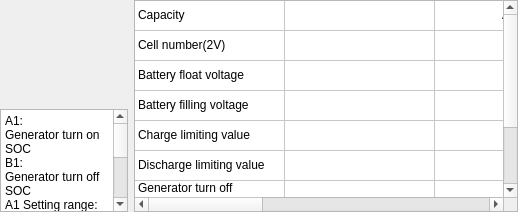
                   <widget class="QWidget" name="Lead_stackedWidgetPage">
                    <layout class="QGridLayout" name="gridLayout_25">
                     <property name="leftMargin">
                      <number>0</number>
                     </property>
                     <property name="topMargin">
                      <number>0</number>
                     </property>
                     <property name="rightMargin">
                      <number>0</number>
                     </property>
                     <property name="bottomMargin">
                      <number>0</number>
                     </property>
                     <item row="0" column="0">
                      <layout class="QHBoxLayout" name="horizontalLayout_28" stretch="1,3">
                       <item>
                        <layout class="QVBoxLayout" name="verticalLayout_29" stretch="1,1">
                         <item>
                          <widget class="QLabel" name="label_11">
                           <property name="styleSheet">
                            <string notr="true">border-image: url(:/new_ui/UI/BatterySOC.png);</string>
                           </property>
                           <property name="text">
                            <string/>
                           </property>
                          </widget>
                         </item>
                         <item>
                          <widget class="QPlainTextEdit" name="plainTextEdit_2">
                           <property name="plainText">
                            <string>A1: 
Generator turn on SOC
B1: 
Generator turn off SOC
A1 Setting range: [10%, 50%]
B1 Setting range: [50%, 100%]
Set rule:
B1 - A1 ≥ 30 %
</string>
                           </property>
                          </widget>
                         </item>
                        </layout>
                       </item>
                       <item>
                        <widget class="QTableWidget" name="Lead_Tab">
                         <property name="rowCount">
                          <number>9</number>
                         </property>
                         <property name="columnCount">
                          <number>6</number>
                         </property>
                         <attribute name="horizontalHeaderVisible">
                          <bool>false</bool>
                         </attribute>
                         <attribute name="horizontalHeaderDefaultSectionSize">
                          <number>150</number>
                         </attribute>
                         <attribute name="verticalHeaderVisible">
                          <bool>false</bool>
                         </attribute>
                         <row>
                          <property name="text">
                           <string>New Row</string>
                          </property>
                         </row>
                         <row>
                          <property name="text">
                           <string>New Row</string>
                          </property>
                         </row>
                         <row>
                          <property name="text">
                           <string>New Row</string>
                          </property>
                         </row>
                         <row>
                          <property name="text">
                           <string>New Row</string>
                          </property>
                         </row>
                         <row>
                          <property name="text">
                           <string>New Row</string>
                          </property>
                         </row>
                         <row>
                          <property name="text">
                           <string>New Row</string>
                          </property>
                         </row>
                         <row>
                          <property name="text">
                           <string>New Row</string>
                          </property>
                         </row>
                         <row/>
                         <row/>
                         <column>
                          <property name="text">
                           <string>Name</string>
                          </property>
                         </column>
                         <column>
                          <property name="text">
                           <string>Value</string>
                          </property>
                         </column>
                         <column>
                          <property name="text">
                           <string>Unit</string>
                          </property>
                         </column>
                         <column>
                          <property name="text">
                           <string>Name</string>
                          </property>
                         </column>
                         <column>
                          <property name="text">
                           <string>Value</string>
                          </property>
                         </column>
                         <column>
                          <property name="text">
                           <string>Unit</string>
                          </property>
                         </column>
                         <item row="0" column="0">
                          <property name="text">
                           <string>Capacity</string>
                          </property>
                         </item>
                         <item row="0" column="2">
                          <property name="text">
                           <string>Ah</string>
                          </property>
                          <property name="textAlignment">
                           <set>AlignCenter</set>
                          </property>
                         </item>
                         <item row="0" column="3">
                          <property name="text">
                           <string>Grid off EOD</string>
                          </property>
                         </item>
                         <item row="0" column="5">
                          <property name="text">
                           <string>V</string>
                          </property>
                          <property name="textAlignment">
                           <set>AlignCenter</set>
                          </property>
                         </item>
                         <item row="1" column="0">
                          <property name="text">
                           <string>Cell number(2V)</string>
                          </property>
                         </item>
                         <item row="1" column="2">
                          <property name="text">
                           <string>-</string>
                          </property>
                          <property name="textAlignment">
                           <set>AlignCenter</set>
                          </property>
                         </item>
                         <item row="1" column="3">
                          <property name="text">
                           <string>Grid on EOD</string>
                          </property>
                         </item>
                         <item row="1" column="5">
                          <property name="text">
                           <string>V</string>
                          </property>
                          <property name="textAlignment">
                           <set>AlignCenter</set>
                          </property>
                         </item>
                         <item row="2" column="0">
                          <property name="text">
                           <string>Battery float voltage</string>
                          </property>
                         </item>
                         <item row="2" column="2">
                          <property name="text">
                           <string>V</string>
                          </property>
                          <property name="textAlignment">
                           <set>AlignCenter</set>
                          </property>
                         </item>
                         <item row="2" column="3">
                          <property name="text">
                           <string>Shutdown voltage point</string>
                          </property>
                         </item>
                         <item row="2" column="5">
                          <property name="text">
                           <string>V</string>
                          </property>
                          <property name="textAlignment">
                           <set>AlignCenter</set>
                          </property>
                         </item>
                         <item row="3" column="0">
                          <property name="text">
                           <string>Battery filling voltage</string>
                          </property>
                         </item>
                         <item row="3" column="2">
                          <property name="text">
                           <string>V</string>
                          </property>
                          <property name="textAlignment">
                           <set>AlignCenter</set>
                          </property>
                         </item>
                         <item row="3" column="3">
                          <property name="text">
                           <string>Mending center point</string>
                          </property>
                         </item>
                         <item row="3" column="5">
                          <property name="text">
                           <string>-</string>
                          </property>
                          <property name="textAlignment">
                           <set>AlignCenter</set>
                          </property>
                         </item>
                         <item row="4" column="0">
                          <property name="text">
                           <string>Charge limiting value</string>
                          </property>
                         </item>
                         <item row="4" column="2">
                          <property name="text">
                           <string>C</string>
                          </property>
                          <property name="textAlignment">
                           <set>AlignCenter</set>
                          </property>
                         </item>
                         <item row="4" column="3">
                          <property name="text">
                           <string>Temperature filling coefficient</string>
                          </property>
                         </item>
                         <item row="4" column="5">
                          <property name="text">
                           <string>-</string>
                          </property>
                          <property name="textAlignment">
                           <set>AlignCenter</set>
                          </property>
                         </item>
                         <item row="5" column="0">
                          <property name="text">
                           <string>Discharge limiting value</string>
                          </property>
                         </item>
                         <item row="5" column="2">
                          <property name="text">
                           <string>C</string>
                          </property>
                          <property name="textAlignment">
                           <set>AlignCenter</set>
                          </property>
                         </item>
                         <item row="5" column="3">
                          <property name="text">
                           <string>Mending allowable setting</string>
                          </property>
                         </item>
                         <item row="5" column="5">
                          <property name="text">
                           <string>-</string>
                          </property>
                          <property name="textAlignment">
                           <set>AlignCenter</set>
                          </property>
                         </item>
                         <item row="6" column="0">
                          <property name="text">
                           <string>Generator turn off SOC(B1)</string>
                          </property>
                         </item>
                         <item row="6" column="2">
                          <property name="text">
                           <string>%</string>
                          </property>
                          <property name="textAlignment">
                           <set>AlignCenter</set>
                          </property>
                         </item>
                         <item row="6" column="3">
                          <property name="text">
                           <string>Temperature alarm upper limit</string>
                          </property>
                         </item>
                         <item row="6" column="5">
                          <property name="text">
                           <string>-</string>
                          </property>
                          <property name="textAlignment">
                           <set>AlignCenter</set>
                          </property>
                         </item>
                         <item row="7" column="0">
                          <property name="text">
                           <string>Generator turn on SOC(A1)</string>
                          </property>
                         </item>
                         <item row="7" column="2">
                          <property name="text">
                           <string>%</string>
                          </property>
                          <property name="textAlignment">
                           <set>AlignCenter</set>
                          </property>
                         </item>
                         <item row="7" column="3">
                          <property name="text">
                           <string>Uniform charging and flushing current</string>
                          </property>
                         </item>
                         <item row="7" column="5">
                          <property name="text">
                           <string>A</string>
                          </property>
                          <property name="textAlignment">
                           <set>AlignCenter</set>
                          </property>
                         </item>
                         <item row="8" column="3">
                          <property name="text">
                           <string>Float turn uniform charging current</string>
                          </property>
                         </item>
                         <item row="8" column="5">
                          <property name="text">
                           <string>A</string>
                          </property>
                          <property name="textAlignment">
                           <set>AlignCenter</set>
                          </property>
                         </item>
                        </widget>
                       </item>
                      </layout>
                     </item>
                    </layout>
                   </widget>
